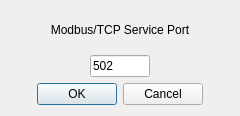
<?xml version="1.0" encoding="UTF-8"?>
<ui version="4.0">
 <class>DialogSelectServicePort</class>
 <widget class="QDialog" name="DialogSelectServicePort">
  <property name="geometry">
   <rect>
    <x>0</x>
    <y>0</y>
    <width>240</width>
    <height>116</height>
   </rect>
  </property>
  <property name="windowTitle">
   <string>Select Service Port</string>
  </property>
  <layout class="QVBoxLayout" name="verticalLayout">
   <item>
    <widget class="QLabel" name="label">
     <property name="text">
      <string>Modbus/TCP Service Port</string>
     </property>
     <property name="alignment">
      <set>Qt::AlignCenter</set>
     </property>
    </widget>
   </item>
   <item>
    <layout class="QHBoxLayout" name="horizontalLayout">
     <item>
      <spacer name="horizontalSpacer">
       <property name="orientation">
        <enum>Qt::Horizontal</enum>
       </property>
       <property name="sizeHint" stdset="0">
        <size>
         <width>40</width>
         <height>20</height>
        </size>
       </property>
      </spacer>
     </item>
     <item>
      <widget class="NumericLineEdit" name="lineEditPort">
       <property name="sizePolicy">
        <sizepolicy hsizetype="Fixed" vsizetype="Fixed">
         <horstretch>0</horstretch>
         <verstretch>0</verstretch>
        </sizepolicy>
       </property>
       <property name="maximumSize">
        <size>
         <width>60</width>
         <height>16777215</height>
        </size>
       </property>
       <property name="text">
        <string>502</string>
       </property>
      </widget>
     </item>
     <item>
      <spacer name="horizontalSpacer_2">
       <property name="orientation">
        <enum>Qt::Horizontal</enum>
       </property>
       <property name="sizeHint" stdset="0">
        <size>
         <width>40</width>
         <height>20</height>
        </size>
       </property>
      </spacer>
     </item>
    </layout>
   </item>
   <item>
    <widget class="QDialogButtonBox" name="buttonBox">
     <property name="orientation">
      <enum>Qt::Horizontal</enum>
     </property>
     <property name="standardButtons">
      <set>QDialogButtonBox::Cancel|QDialogButtonBox::Ok</set>
     </property>
     <property name="centerButtons">
      <bool>true</bool>
     </property>
    </widget>
   </item>
  </layout>
 </widget>
 <customwidgets>
  <customwidget>
   <class>NumericLineEdit</class>
   <extends>QLineEdit</extends>
   <header>numericlineedit.h</header>
  </customwidget>
 </customwidgets>
 <resources/>
 <connections>
  <connection>
   <sender>buttonBox</sender>
   <signal>accepted()</signal>
   <receiver>DialogSelectServicePort</receiver>
   <slot>accept()</slot>
   <hints>
    <hint type="sourcelabel">
     <x>248</x>
     <y>254</y>
    </hint>
    <hint type="destinationlabel">
     <x>157</x>
     <y>274</y>
    </hint>
   </hints>
  </connection>
  <connection>
   <sender>buttonBox</sender>
   <signal>rejected()</signal>
   <receiver>DialogSelectServicePort</receiver>
   <slot>reject()</slot>
   <hints>
    <hint type="sourcelabel">
     <x>316</x>
     <y>260</y>
    </hint>
    <hint type="destinationlabel">
     <x>286</x>
     <y>274</y>
    </hint>
   </hints>
  </connection>
 </connections>
</ui>
